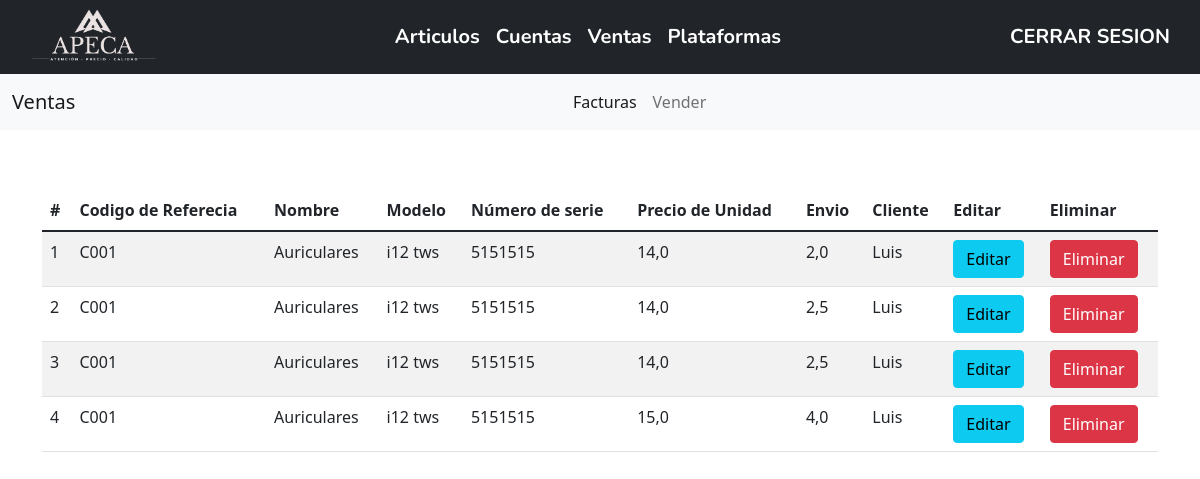
The page /ventaslist/ (signed in) on the database as committed earlier.
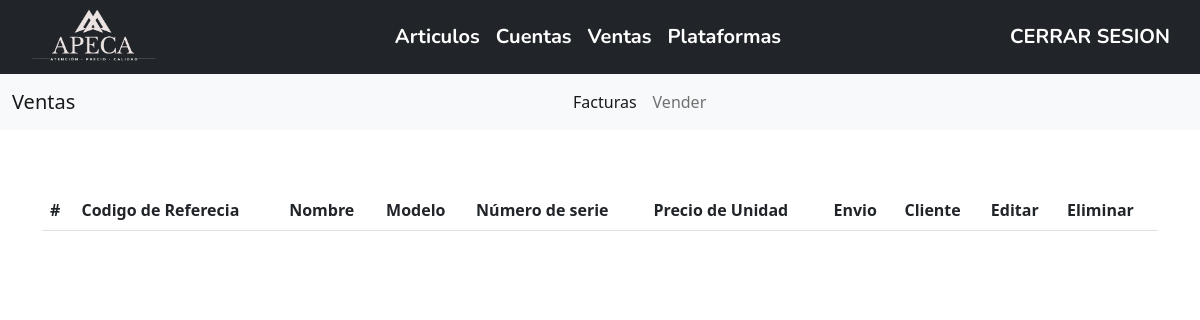
The same page on the database as committed later.
### Productos/models.py (models this page shows)
class Ventas(models.Model):
    codigo_referencia = models.CharField(max_length = 40, verbose_name= 'codigo_referencia')
    nombre = models.CharField(max_length = 60, verbose_name= 'Nombres')
    modelo = models.CharField(max_length = 40, verbose_name= 'Modelo')
    numserie = models.CharField(max_length = 60, verbose_name= 'numserie', unique=True)
    precioventa = models.FloatField(verbose_name= 'precioventa')
    envio = models.FloatField(verbose_name= 'envio')
    cliente = models.CharField(max_length = 60, verbose_name= 'cliente')

### Productos/views.py (the view)
# urls.py: path('ventaslist/', views.ventalist, name='ventaslist'),
@login_required
def ventalist(request):
    homedata = Ventas.objects.all().values('id','codigo_referencia', 'nombre', 'modelo', 'numserie', 'precioventa', 'envio', 'cliente')
    return render(request, 'ventalist.html', {"Ventas": homedata})

### Productos/templates/ventalist.html (shortened to what this page needs)
{% extends 'componentes/nav.html' %}
{% block data %}
{% if request.user.is_authenticated %}
<nav class="navbar navbar-expand-lg navbar-light bg-light mt-n1 mb-1">
    <div class="container-fluid">
      <a class="navbar-brand" href="#">Ventas</a>
      <div class="collapse navbar-collapse" id="navbarNavAltMarkup">
        <div class="navbar-nav mx-auto">
          <a class="nav-link active" aria-current="page" href="../ventaslist/">Facturas</a>
          <a class="nav-link" href="../ventas/">Vender</a>
        </div>
      </div>
    </div>
  </nav>
  <br>
<div class="container mt-4">
    <div class="table-responsive py-2">
        <table class="table table-striped">
            <thead>
                <tr>
                    <th>#</th>
                    <th>Codigo de Referecia</th>
                    <th>Nombre</th>
                    <th>Modelo</th>
                    <th>Número de serie</th>
                    <th>Precio de Unidad</th>
                    <th>Envio</th>
                    <th>Cliente</th>
                    <th>Editar</th>
                    <th>Eliminar</th>
                </tr>
            </thead>
            <tbody>
                {% for c in Ventas %}
                <tr>
                    <td>{{forloop.counter}}</td>
                    <td>{{c.codigo_referencia}}</td>
                    <td>{{c.nombre}}</td>
                    <td>{{c.modelo}}</td>
                    <td>{{c.numserie}}</td>
                    <td>{{c.precioventa}}</td>
                    <td>{{c.envio}}</td>
                    <td>{{c.cliente}}</td>
                    <td><a href="../editarVent/{{c.id}}" class="btn btn-info">Editar</a></td>
                    <td><a href="../eliminarvnt/{{c.id}}" class="btn btn-danger btnEliminacion">Eliminar</a></td>
                </tr>
                {% endfor %}
            </tbody>
        </table>
    </div>
</div>
{% endif %}
{% endblock %}

### Productos/templates/componentes/nav.html (shortened to what this page needs)
{% load static %}
<!DOCTYPE html>
<html lang="en" >
<head>
  <link href="https://cdn.jsdelivr.net/npm/bootstrap@5.1.1/dist/css/bootstrap.min.css" rel="stylesheet">
  <link rel="stylesheet" href="https://use.fontawesome.com/releases/v5.0.8/css/all.css">
<link rel="stylesheet"  type="text/css" href="{% static 'css/login.css' %}">
<link rel="stylesheet"  type="text/css" href="{% static 'css/main.css' %}">
</head>
<body>
      <nav class="navbar navbar-expand-lg bg-dark navbar-light mb-4 "  style="background-color: #9C0F0F;">
        <div class="container-fluid">
          <a class="navbar-brand ms-3 " href="../" style="padding-top: 0 !important; ">
            <img src="{% static 'img/1.png' %}" alt="" width="130px" class="d-inline-block align-text-top">
          </a>
          <div class="collapse navbar-collapse " id="navbarSupportedContent">
            <ul class="navbar-nav ms-auto mb-2 mb-lg-0 navbar-icons  ">
                {% if request.user.is_authenticated %}
                <a class="nav-link active" id="headertext" href="/">Articulos</a>
                <a class="nav-link active" id="headertext" href="#">Cuentas</a>
                <a class="nav-link active" id="headertext" href={% url 'ventaslist' %}>Ventas</a>
                <a class="nav-link active" id="headertext" href={% url 'plataforma' %}>Plataformas</a>
                {% endif %}
            </ul>
            <ul class="navbar-nav ms-auto mb-2 mb-lg-0 navbar-icons  ">
                {% if request.user.is_authenticated %}
                <a class="nav-link active" id="headertext" href={% url 'exit' %}>CERRAR SESION</a>
                {% else %}
                <li class="nav-item pt-1 "></li>
                <a class="nav-link active" id="headertext" href="/">INICIAR SESION</a>
                 </li>
                {% endif %}
              <li class="nav-item">
                <a href={% url 'perfil' %}>
              </li>
            </ul>
          </div>
        </div>
      </nav>
<br>
{% block data %}
{% endblock %}
      </body>
      </html>

### Productos/static/css/main.css (style rules this page uses)
a { text-decoration: none; }
#headertext { color: white; font-family: 'Nunito'; font-style: normal; font-weight: 700; font-size: 20px; color: #FFFFFF; }
.mt-n1 { margin-top: -3rem !important; }

Rows that differ between the two databases and show on the page:
removed Ventas: codigo_referencia "C001", nombre "Auriculares", modelo "i12 tws", numserie "5151515", precioventa "14,0", envio "2,0", cliente "Luis"
removed Ventas: codigo_referencia "C001", nombre "Auriculares", modelo "i12 tws", numserie "5151515", precioventa "14,0", envio "2,5", cliente "Luis"
removed Ventas: codigo_referencia "C001", nombre "Auriculares", modelo "i12 tws", numserie "5151515", precioventa "14,0", envio "2,5", cliente "Luis"
removed Ventas: codigo_referencia "C001", nombre "Auriculares", modelo "i12 tws", numserie "5151515", precioventa "15,0", envio "4,0", cliente "Luis"
